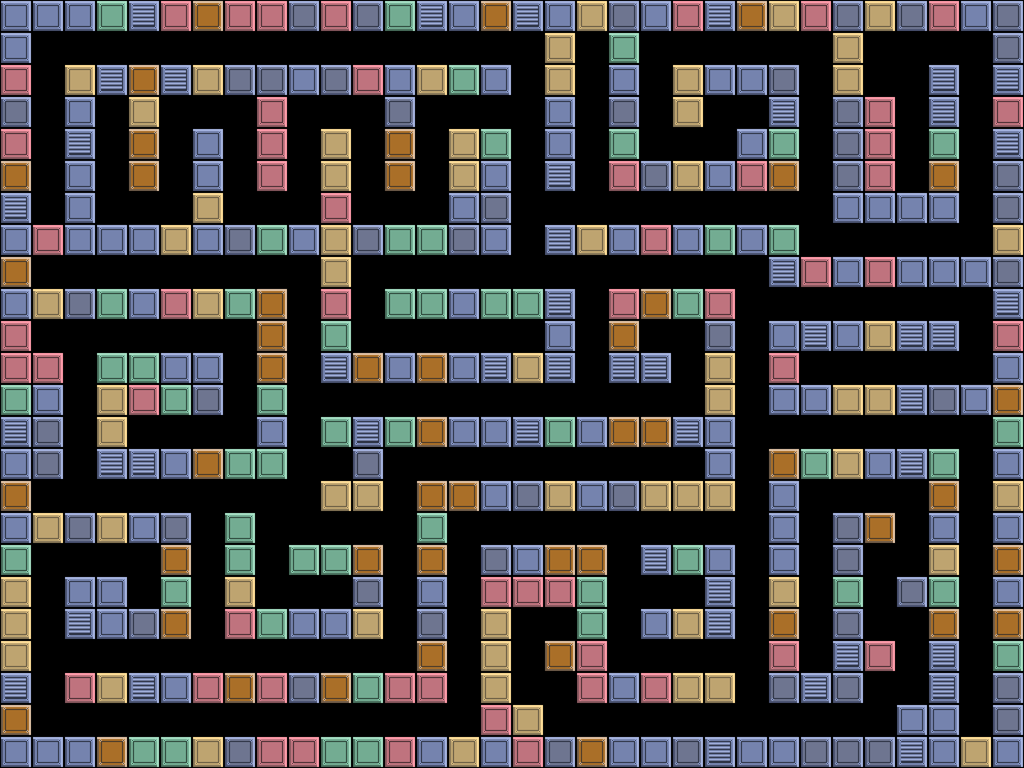

The image is a tile-based game level rendered from a .tmx file. Its description and source (layers, tilesets, objects; grid data summarised) follow:
An orthogonal 32x24 tile map with 32x32 px tiles, 1 tile layer (layer1) and 1 object (playerSpawn).

<map version="1.0" orientation="orthogonal" width="32" height="24" tilewidth="32" tileheight="32">
 <tileset firstgid="1" name="opengameart" tilewidth="32" tileheight="32">
  <image source="../tilesets/opengameart.png" width="320" height="512" />
 </tileset>
 <layer name="layer1" width="32" height="24">
  <data>[768 cells, 418 non-empty, 8 distinct tile ids]</data>
 </layer>
 <objectgroup name="objects" width="32" height="24">
  <object name="playerSpawn" x="752" y="112" />
 </objectgroup>
</map>
